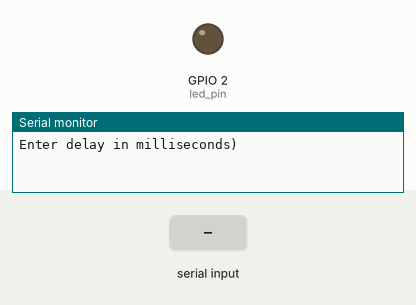
Bench run of a sketch on a simulated ESP32. Shown: output pins drawn as LEDs (lit = HIGH), the last lines printed to the serial monitor. Dashed ring = blinking. The inputs (shaded band) are chosen by the test bench.

Above: at 1.8 s.
1.9 s: "90,45\n" received over Serial
At 7.0 s:
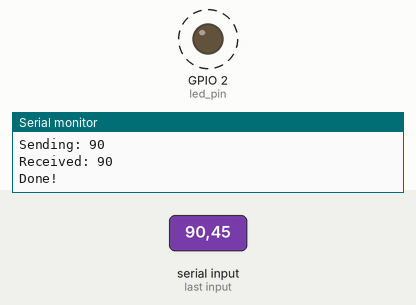
Timing chart, 0 to 9.4 s (numbered marks = the images above; inputs shaded):
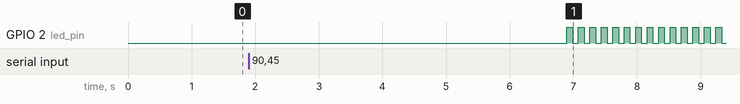

Measured:
- after the input at 1.9 s, GPIO 2 (led_pin): alternates HIGH for 0.09 s and LOW for 0.09 s, starting after 5.0 s

The sketch:

Mutex_Challenge.ino
```cpp
#if CONFIG_FREERTOS_UNICORE
  static const BaseType_t app_cpu = 0;
#else
  static const BaseType_t app_cpu = 1;
#endif


static const int led_pin = 2;
static SemaphoreHandle_t mutex;

//blink func
void blinkLED(void *parameters) {

  //local var from parameters passed when pinned by setup.
  int num = *(int *)parameters;
  vTaskDelay(5000 / portTICK_PERIOD_MS);

  //increments the mutex +1
  xSemaphoreGive(mutex);

  Serial.print("Received: ");
  Serial.println(num);

  //data directions
  pinMode(led_pin, OUTPUT);

  //blink
  while (1) {
    digitalWrite(led_pin, HIGH);
    vTaskDelay(num / portTICK_PERIOD_MS);
    digitalWrite(led_pin, LOW);
    vTaskDelay(num / portTICK_PERIOD_MS);
  }
}

void setup() {

  long int delay_arg;
  Serial.begin(115200);

  vTaskDelay(1000 / portTICK_PERIOD_MS);
  Serial.println();
  Serial.println("Enter delay in milliseconds)");


  //serial input.
  while (Serial.available() <= 0);
  delay_arg = Serial.parseInt();
  Serial.print("Sending: ");
  Serial.println(delay_arg);

  //creates the mutex
  mutex = xSemaphoreCreateMutex();

  //set mutex to zero(in critical section) so blocks the other code from accessing this thread
  xSemaphoreTake(mutex,portMAX_DELAY);


  //creates the task
  xTaskCreatePinnedToCore(blinkLED,
                          "Blink LED",
                          1024,
                          (void *)&delay_arg, //passing the parameters from its local var
                          1,
                          NULL,
                          app_cpu);

  //waits for mutex to be returned/increment (max delay)
  xSemaphoreTake(mutex, portMAX_DELAY);
  Serial.println("Done!");
}

void loop() {
  vTaskDelay(1000 / portTICK_PERIOD_MS);
}
```
